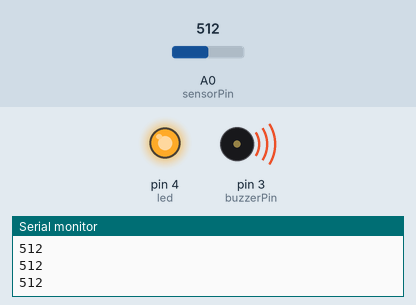
Simulated run of this sketch. Board: Arduino Uno, built with avr-gcc and run on an emulated ATmega328P. Shown: output pins drawn as LEDs (lit = HIGH), buzzer (waves = sounding, pin HIGH), the last lines printed to the serial monitor. The inputs (shaded band) are chosen by the test bench; at power-on: A0 (sensorPin) = 512.

Above: at 1.3 s.
1.4 s: A0 (sensorPin) set to 311
2.9 s: A0 (sensorPin) set to 292
At 3.8 s:
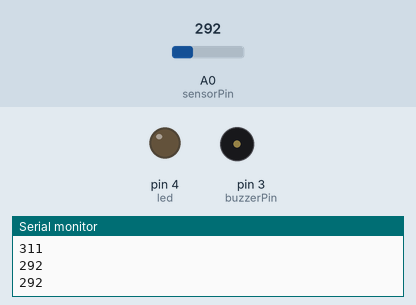
4.5 s: A0 (sensorPin) set to 306
At 5.0 s:
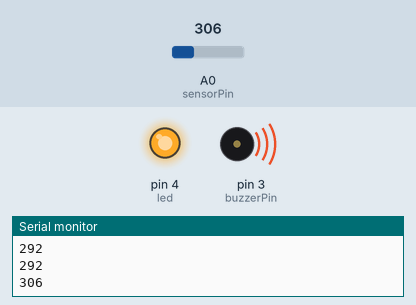
6.0 s: A0 (sensorPin) set to 290
At 7.3 s:
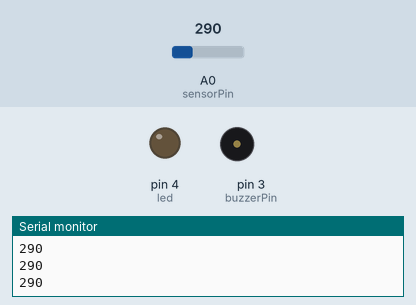
Timing chart, 0 to 8.5 s (numbered marks = the images above; inputs shaded):
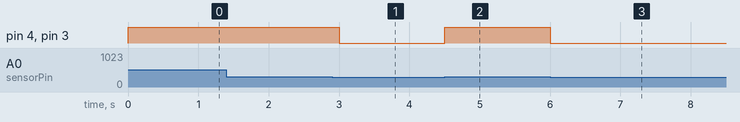

Measured:
- the behaviour switches between 301 and 300 on A0 (sensorPin) (found by bisection; images 0 and 1)
- after the input at 2.9 s, pin 4 (led), pin 3 (buzzerPin): HIGH → LOW after 0.10 s
- after the input at 4.5 s, pin 4 (led), pin 3 (buzzerPin): LOW → HIGH at once
- after the input at 6.0 s, pin 4 (led), pin 3 (buzzerPin): HIGH → LOW at once

The sketch:

code.ino
```cpp
int sensorPin = A0;
int led = 4;
int sensorValue;

int buzzerPin = 3;
int threshold = 300;

void setup() {
  pinMode(buzzerPin, OUTPUT);
  pinMode(led, OUTPUT);
  Serial.begin(9600);
}

void loop() {

  sensorValue = analogRead(sensorPin);
  Serial.println(sensorValue);

  if (sensorValue > threshold) {
    digitalWrite(buzzerPin, HIGH);
    digitalWrite(led, HIGH);
	}

else {
    digitalWrite(buzzerPin, LOW);
    digitalWrite(led, LOW);
  }


  delay(500);
}
```
